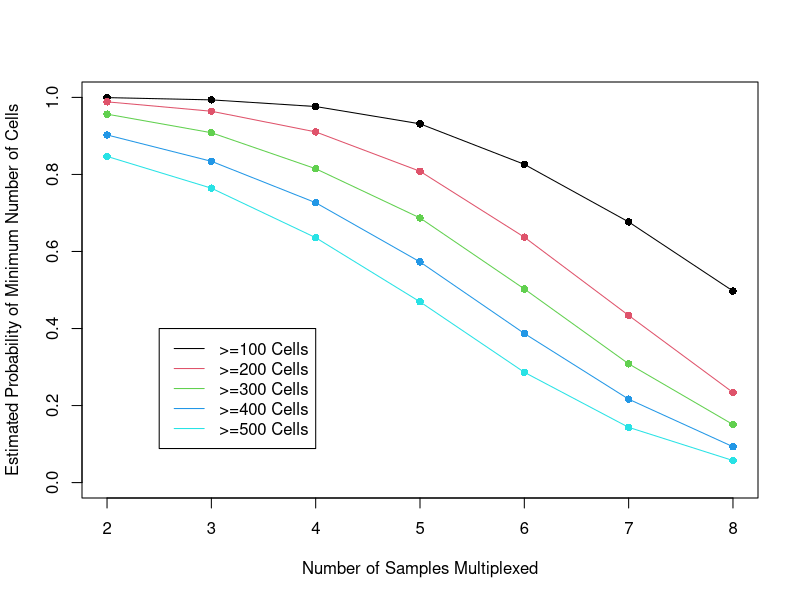

The R script that drew this image:
###Simulate the minimum number of cells by sample

dat=read.delim("summary_cell_experiment_for_simulation.txt",sep="\t",header=TRUE,row.names=1)

###Cell counts: Mean 5300, SD=2500, minimum=1500

pmult=as.numeric(dat[29,]/dat[1,])
nsamps=c(1,1,1,1,2,3,4,4,8,8)
fit=lm(pmult~nsamps)
fit.sigma=summary(fit)$sigma

###Proportion multiplets: .1+0.025*nsamps

p2=c(733/(1577+733),1577/(1577+733))
p3=c(570/(570+767+1049),767/(570+767+1049),1049/(570+767+1049))
p4=c(567/(4313+567+2598+1402),1402/(4313+567+2598+1402),2598/(4313+567+2598+1402),4313/(4313+567+2598+1402),
     1140/(1140+3325+2748+2414),2414/(1140+3325+2748+2414),2748/(1140+3325+2748+2414),3325/(1140+3325+2748+2414))
p8=c(228/(524+213+378+228+446+231+315+2768+2399),
     231/(524+213+378+228+446+231+315+2768+2399),
     315/(524+213+378+228+446+231+315+2768+2399),
     378/(524+213+378+228+446+231+315+2768+2399),
     446/(524+213+378+228+446+231+315+2768+2399),
     524/(524+213+378+228+446+231+315+2768+2399),
     2399/(524+213+378+228+446+231+315+2768+2399),
     2768/(524+213+378+228+446+231+315+2768+2399),
     45/(463+275+354+45+234+435+142+605),
     142/(463+275+354+45+234+435+142+605),
     234/(463+275+354+45+234+435+142+605),
     275/(463+275+354+45+234+435+142+605),
     354/(463+275+354+45+234+435+142+605),
     435/(463+275+354+45+234+435+142+605),
     463/(463+275+354+45+234+435+142+605),
     605/(463+275+354+45+234+435+142+605))

pmins=c(NA,NA,NA,NA,p2[1],p3[1],p4[1],p4[5],p8[1],p8[9])
fit2=lm(pmins~nsamps)
fit2.sigma=summary(fit2)$sigma

###Proportion of cells in smallest count sample: .33-0.04nsamps

simfunc=function(n.sims=10000,n.samps,mean1,sd1,min1,sd2,sd3,min3)
{
    n.cells=round(rnorm(n.sims,mean=mean1,sd=sd1))
    n.cells[which(n.cells<min1)]=min1
    percentage.multiplet=rnorm(n.sims,mean=.1+0.025*n.samps,sd=sd2)
    n.multiplet=round(percentage.multiplet*n.cells)
    final.cells=n.cells-n.multiplet
    final.cells
    percentage.minimum=rnorm(n.sims,mean=.33-0.04*n.samps,sd=sd3)
    percentage.minimum[which(percentage.minimum<min3)]=min3
    minimum.cells=round(percentage.minimum*final.cells)
    minimum.cells
}

set.seed(12345)
simfunc.2=simfunc(n.sims=10000,n.samps=2,mean1=5300,sd1=2500,min1=1500,sd2=.067,sd3=0.070,min3=0.02)
simfunc.3=simfunc(n.sims=10000,n.samps=3,mean1=5300,sd1=2500,min1=1500,sd2=.067,sd3=0.070,min3=0.02)
simfunc.4=simfunc(n.sims=10000,n.samps=4,mean1=5300,sd1=2500,min1=1500,sd2=.067,sd3=0.070,min3=0.02)
simfunc.5=simfunc(n.sims=10000,n.samps=5,mean1=5300,sd1=2500,min1=1500,sd2=.067,sd3=0.070,min3=0.02)
simfunc.6=simfunc(n.sims=10000,n.samps=6,mean1=5300,sd1=2500,min1=1500,sd2=.067,sd3=0.070,min3=0.02)
simfunc.7=simfunc(n.sims=10000,n.samps=7,mean1=5300,sd1=2500,min1=1500,sd2=.067,sd3=0.070,min3=0.02)
simfunc.8=simfunc(n.sims=10000,n.samps=8,mean1=5300,sd1=2500,min1=1500,sd2=.067,sd3=0.070,min3=0.02)

p.100=c(sum(simfunc.2>=100)/10000,sum(simfunc.3>=100)/10000,sum(simfunc.4>=100)/10000,sum(simfunc.5>=100)/10000,sum(simfunc.6>=100)/10000,sum(simfunc.7>=100)/10000,sum(simfunc.8>=100)/10000)
p.200=c(sum(simfunc.2>=200)/10000,sum(simfunc.3>=200)/10000,sum(simfunc.4>=200)/10000,sum(simfunc.5>=200)/10000,sum(simfunc.6>=200)/10000,sum(simfunc.7>=200)/10000,sum(simfunc.8>=200)/10000)
p.300=c(sum(simfunc.2>=300)/10000,sum(simfunc.3>=300)/10000,sum(simfunc.4>=300)/10000,sum(simfunc.5>=300)/10000,sum(simfunc.6>=300)/10000,sum(simfunc.7>=300)/10000,sum(simfunc.8>=300)/10000)
p.400=c(sum(simfunc.2>=400)/10000,sum(simfunc.3>=400)/10000,sum(simfunc.4>=400)/10000,sum(simfunc.5>=400)/10000,sum(simfunc.6>=400)/10000,sum(simfunc.7>=400)/10000,sum(simfunc.8>=400)/10000)
p.500=c(sum(simfunc.2>=500)/10000,sum(simfunc.3>=500)/10000,sum(simfunc.4>=500)/10000,sum(simfunc.5>=500)/10000,sum(simfunc.6>=500)/10000,sum(simfunc.7>=500)/10000,sum(simfunc.8>=500)/10000)

pdf("simplot_final.pdf")

plot(c(2,8),c(0,1),type="n",xlab="Number of Samples Multiplexed",ylab="Estimated Probability of Minimum Number of Cells")
points(2:8,p.100,pch=16,col=1)
lines(2:8,p.100,col=1)
points(2:8,p.200,pch=16,col=2)
lines(2:8,p.200,col=2)
points(2:8,p.300,pch=16,col=3)
lines(2:8,p.300,col=3)
points(2:8,p.400,pch=16,col=4)
lines(2:8,p.400,col=4)
points(2:8,p.500,pch=16,col=5)
lines(2:8,p.500,col=5)

legend(2.5,0.4,legend=c(">=100 Cells",">=200 Cells",">=300 Cells",">=400 Cells",">=500 Cells"),lty=rep(1,5),col=1:5)

dev.off()
